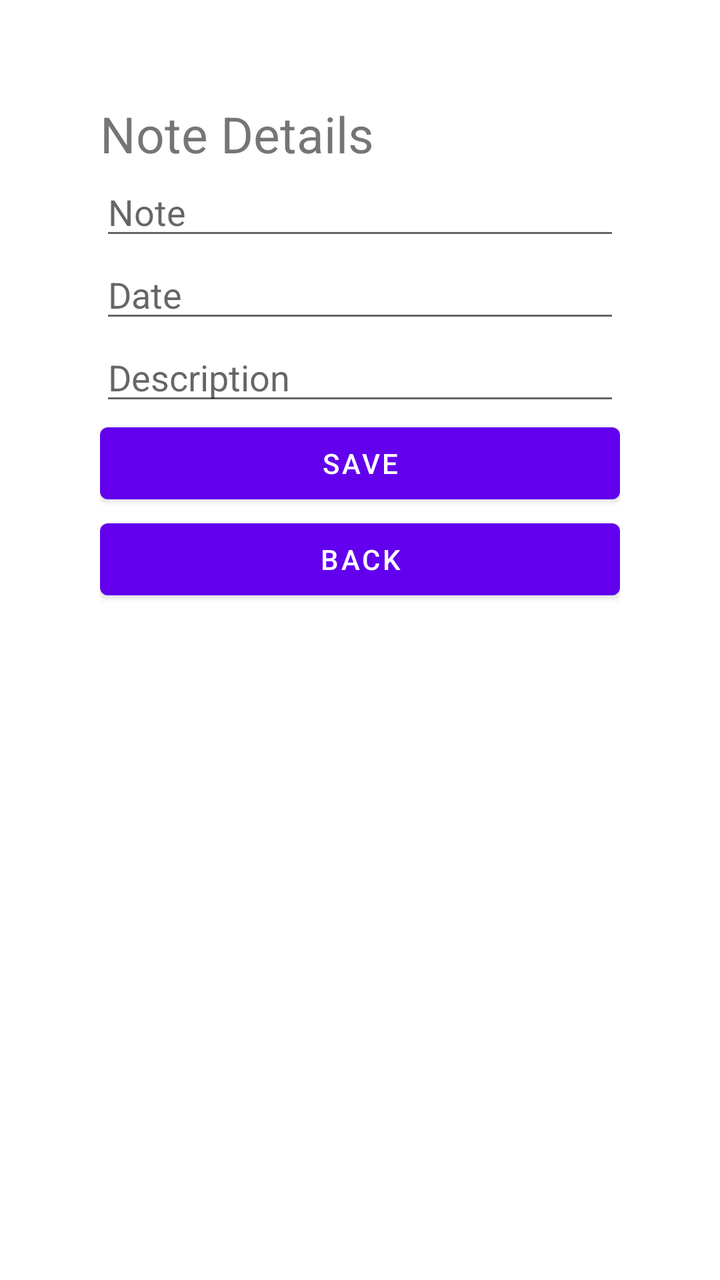
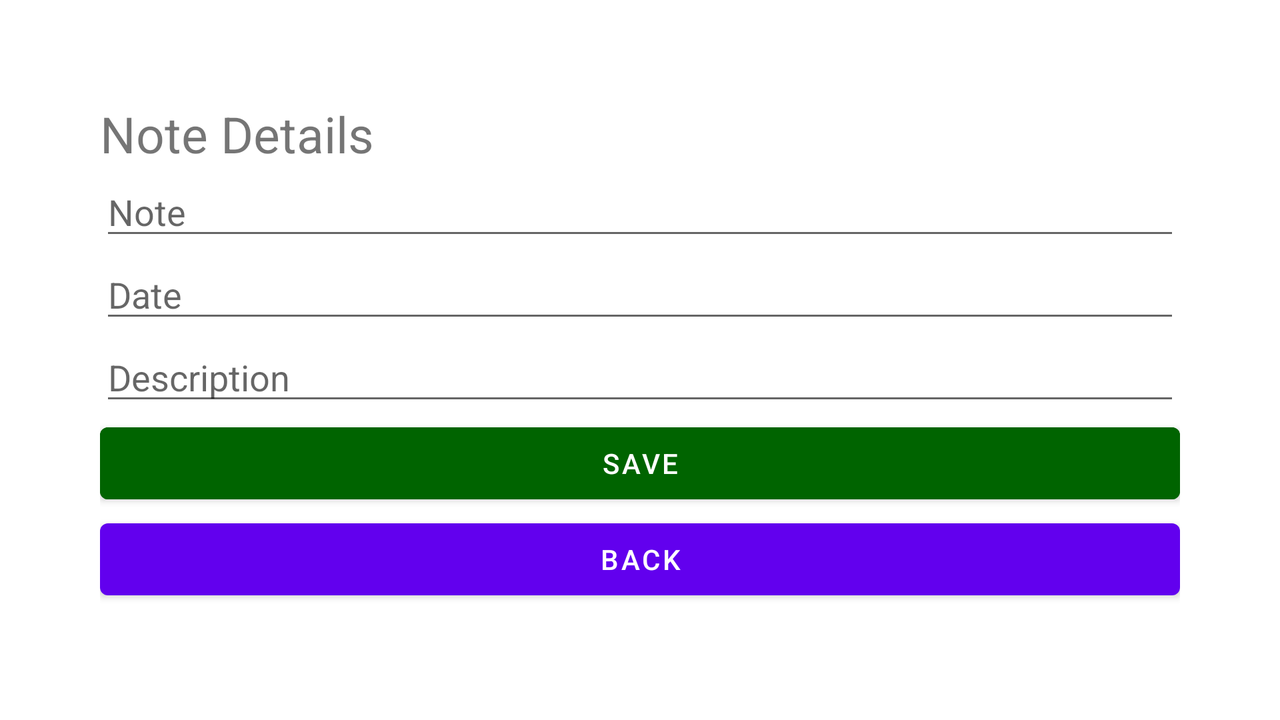

Two renders of one Android screen. The first uses the default layout on a phone; the second uses the alternative layout the repository ships for a different screen configuration, on a matching device. The two XML files are below.
<!-- AndroidManifest.xml: application theme Theme.Notes_CM -->
<!-- res/layout/fragment_add.xml -->
<?xml version="1.0" encoding="utf-8"?>
<androidx.constraintlayout.widget.ConstraintLayout xmlns:android="http://schemas.android.com/apk/res/android"
    xmlns:app="http://schemas.android.com/apk/res-auto"
    xmlns:tools="http://schemas.android.com/tools"
    android:layout_width="match_parent"
    android:layout_height="match_parent"
    android:padding="25sp"
    tools:context=".fragments.add.AddFragment">

    <LinearLayout
        android:id="@+id/ll_main_layout_add_report"
        android:layout_width="match_parent"
        android:layout_height="match_parent"
        android:gravity="left"
        android:orientation="vertical"
        android:padding="25dp">

        <TextView
            android:layout_width="wrap_content"
            android:layout_height="wrap_content"
            android:text="@string/NoteDetailsTitle"
            android:textSize="25dp" />

        <EditText
            android:id="@+id/addNote"
            android:layout_width="match_parent"
            android:layout_height="wrap_content"
            android:inputType="text"
            android:hint="@string/NoteHint" />

        <EditText
            android:id="@+id/addDate"
            android:layout_width="match_parent"
            android:layout_height="wrap_content"
            android:inputType="date"
            android:hint="@string/DateHint"/>

        <EditText
            android:id="@+id/addDescription"
            android:layout_width="match_parent"
            android:layout_height="wrap_content"
            android:inputType="text"
            android:hint="@string/DescriptionHint" />

        <Button
            android:id="@+id/save"
            android:layout_width="match_parent"
            android:layout_height="wrap_content"
            android:text="@string/SaveButton" />

        <Button
            android:id="@+id/backToList"
            android:layout_width="match_parent"
            android:layout_height="wrap_content"
            android:text="@string/BackButton" />
    </LinearLayout>
</androidx.constraintlayout.widget.ConstraintLayout>
<!-- resources referenced by this layout -->
<resources>
  <string name="BackButton">Back</string>
  <string name="DateHint">Date</string>
  <string name="DescriptionHint">Description</string>
  <string name="NoteDetailsTitle">Note Details</string>
  <string name="NoteHint">Note</string>
  <string name="SaveButton">Save</string>
  <style name="Theme.Notes_CM" parent="Theme.MaterialComponents.DayNight.DarkActionBar">
          
          <item name="colorPrimary">@color/purple_500</item>
          <item name="colorPrimaryVariant">@color/purple_700</item>
          <item name="colorOnPrimary">@color/white</item>
          
          <item name="colorSecondary">@color/teal_200</item>
          <item name="colorSecondaryVariant">@color/teal_700</item>
          <item name="colorOnSecondary">@color/black</item>
          
          <item name="android:statusBarColor">?attr/colorPrimaryVariant</item>
          
      </style>
  <color name="purple_500">#FF6200EE</color>
  <color name="purple_700">#FF3700B3</color>
  <color name="white">#FFFFFFFF</color>
  <color name="teal_200">#FF03DAC5</color>
  <color name="teal_700">#FF018786</color>
  <color name="black">#FF000000</color>
</resources>
<!-- res/layout-land/fragment_add.xml (the repository's variant of the layout above) -->
<!-- drawn on the phone turned sideways -->
<?xml version="1.0" encoding="utf-8"?>
<androidx.constraintlayout.widget.ConstraintLayout xmlns:android="http://schemas.android.com/apk/res/android"
    xmlns:app="http://schemas.android.com/apk/res-auto"
    xmlns:tools="http://schemas.android.com/tools"
    android:layout_width="match_parent"
    android:layout_height="match_parent"
    android:padding="25sp"
    tools:context=".fragments.add.AddFragment">

    <ScrollView
        android:layout_width="match_parent"
        android:layout_height="match_parent"
        tools:ignore="MissingConstraints">

            <LinearLayout
                android:id="@+id/ll_main_layout_add_report"
                android:layout_width="match_parent"
                android:layout_height="match_parent"
                android:gravity="left"
                android:orientation="vertical"
                android:padding="25dp">

                <TextView
                    android:layout_width="wrap_content"
                    android:layout_height="wrap_content"
                    android:text="@string/NoteDetailsTitle"
                    android:textSize="25dp" />

                <EditText
                    android:id="@+id/addNote"
                    android:layout_width="match_parent"
                    android:layout_height="wrap_content"
                    android:inputType="text"
                    android:hint="@string/NoteHint" />

                <EditText
                    android:id="@+id/addDate"
                    android:layout_width="match_parent"
                    android:layout_height="wrap_content"
                    android:inputType="date"
                    android:hint="@string/DateHint"/>

                <EditText
                    android:id="@+id/addDescription"
                    android:layout_width="match_parent"
                    android:layout_height="wrap_content"
                    android:inputType="text"
                    android:hint="@string/DescriptionHint" />

                <Button
                    android:id="@+id/save"
                    android:layout_width="match_parent"
                    android:layout_height="wrap_content"
                    android:backgroundTint="@color/darkGreen"
                    android:text="@string/SaveButton" />

                <Button
                    android:id="@+id/backToList"
                    android:layout_width="match_parent"
                    android:layout_height="wrap_content"
                    android:text="@string/BackButton" />
            </LinearLayout>
    </ScrollView>
</androidx.constraintlayout.widget.ConstraintLayout>
<!-- resources referenced by the variant -->
<!-- as the phone turned sideways resolves them -->
<resources>
  <color name="darkGreen">#FF006400</color>
  <string name="BackButton">Back</string>
  <string name="DateHint">Date</string>
  <string name="DescriptionHint">Description</string>
  <string name="NoteDetailsTitle">Note Details</string>
  <string name="NoteHint">Note</string>
  <string name="SaveButton">Save</string>
  <style name="Theme.Notes_CM" parent="Theme.MaterialComponents.DayNight.DarkActionBar">
          
          <item name="colorPrimary">@color/purple_500</item>
          <item name="colorPrimaryVariant">@color/purple_700</item>
          <item name="colorOnPrimary">@color/white</item>
          
          <item name="colorSecondary">@color/teal_200</item>
          <item name="colorSecondaryVariant">@color/teal_700</item>
          <item name="colorOnSecondary">@color/black</item>
          
          <item name="android:statusBarColor">?attr/colorPrimaryVariant</item>
          
      </style>
  <color name="purple_500">#FF6200EE</color>
  <color name="purple_700">#FF3700B3</color>
  <color name="white">#FFFFFFFF</color>
  <color name="teal_200">#FF03DAC5</color>
  <color name="teal_700">#FF018786</color>
  <color name="black">#FF000000</color>
</resources>
